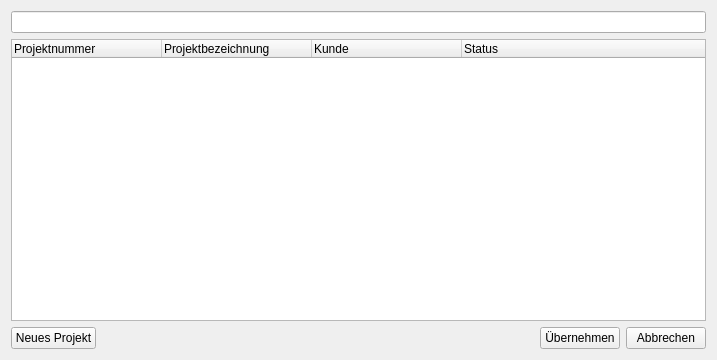
<?xml version="1.0" encoding="UTF-8"?>
<ui version="4.0">
 <class>Form</class>
 <widget class="QWidget" name="Form">
  <property name="windowModality">
   <enum>Qt::ApplicationModal</enum>
  </property>
  <property name="geometry">
   <rect>
    <x>0</x>
    <y>0</y>
    <width>717</width>
    <height>360</height>
   </rect>
  </property>
  <property name="windowTitle">
   <string>Projekte</string>
  </property>
  <property name="windowIcon">
   <iconset resource="../res.qrc">
    <normaloff>:/newPrefix/res/Users Folder.png</normaloff>:/newPrefix/res/Users Folder.png</iconset>
  </property>
  <layout class="QVBoxLayout" name="verticalLayout">
   <item>
    <widget class="QLineEdit" name="lineEdit"/>
   </item>
   <item>
    <widget class="QTreeWidget" name="treeWidget">
     <property name="rootIsDecorated">
      <bool>false</bool>
     </property>
     <attribute name="headerDefaultSectionSize">
      <number>150</number>
     </attribute>
     <column>
      <property name="text">
       <string>Projektnummer</string>
      </property>
     </column>
     <column>
      <property name="text">
       <string>Projektbezeichnung</string>
      </property>
     </column>
     <column>
      <property name="text">
       <string>Kunde</string>
      </property>
     </column>
     <column>
      <property name="text">
       <string>Status</string>
      </property>
     </column>
    </widget>
   </item>
   <item>
    <layout class="QHBoxLayout" name="horizontalLayout">
     <item>
      <widget class="QPushButton" name="pushButton_newProject">
       <property name="text">
        <string>Neues Projekt</string>
       </property>
      </widget>
     </item>
     <item>
      <spacer name="horizontalSpacer">
       <property name="orientation">
        <enum>Qt::Horizontal</enum>
       </property>
       <property name="sizeHint" stdset="0">
        <size>
         <width>40</width>
         <height>20</height>
        </size>
       </property>
      </spacer>
     </item>
     <item>
      <widget class="QPushButton" name="pushButton_apply">
       <property name="text">
        <string>Übernehmen</string>
       </property>
      </widget>
     </item>
     <item>
      <widget class="QPushButton" name="pushButton_cancel">
       <property name="text">
        <string>Abbrechen</string>
       </property>
      </widget>
     </item>
    </layout>
   </item>
  </layout>
 </widget>
 <resources>
  <include location="../res.qrc"/>
 </resources>
 <connections/>
</ui>
